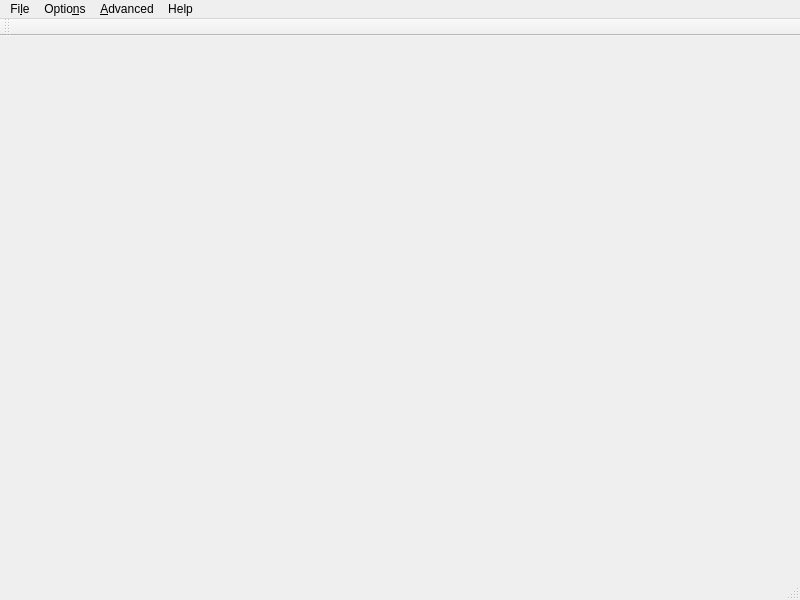
<?xml version="1.0" encoding="UTF-8"?>
<ui version="4.0">
 <class>AFMainWindow</class>
 <widget class="QMainWindow" name="AFMainWindow">
  <property name="geometry">
   <rect>
    <x>0</x>
    <y>0</y>
    <width>800</width>
    <height>600</height>
   </rect>
  </property>
  <property name="windowTitle">
   <string>MainWindow</string>
  </property>
  <widget class="QWidget" name="centralwidget"/>
  <widget class="QMenuBar" name="menubar">
   <property name="geometry">
    <rect>
     <x>0</x>
     <y>0</y>
     <width>800</width>
     <height>29</height>
    </rect>
   </property>
   <widget class="QMenu" name="menuFile">
    <property name="title">
     <string>Fi&amp;le</string>
    </property>
    <addaction name="actionNew"/>
    <addaction name="actionNew_buffers"/>
    <addaction name="actionLoad"/>
    <addaction name="actionSave"/>
    <addaction name="actionExit"/>
   </widget>
   <widget class="QMenu" name="menuHelp">
    <property name="title">
     <string>Help</string>
    </property>
    <addaction name="actionAbout"/>
    <addaction name="actionUser_guide"/>
    <addaction name="actionCheck_for_update"/>
   </widget>
   <widget class="QMenu" name="menuOptions">
    <property name="title">
     <string>Optio&amp;ns</string>
    </property>
    <addaction name="actionIonic_effects_corrections"/>
    <addaction name="actionLimit_mobility_constraints"/>
    <addaction name="actionLoad_another_database"/>
   </widget>
   <widget class="QMenu" name="menuAdvanced">
    <property name="title">
     <string>&amp;Advanced</string>
    </property>
    <addaction name="actionSet_debugging_output"/>
   </widget>
   <addaction name="menuFile"/>
   <addaction name="menuOptions"/>
   <addaction name="menuAdvanced"/>
   <addaction name="menuHelp"/>
  </widget>
  <widget class="QStatusBar" name="statusbar"/>
  <widget class="QToolBar" name="qtb_mainToolBar">
   <property name="windowTitle">
    <string>toolBar</string>
   </property>
   <attribute name="toolBarArea">
    <enum>TopToolBarArea</enum>
   </attribute>
   <attribute name="toolBarBreak">
    <bool>false</bool>
   </attribute>
  </widget>
  <action name="actionExit">
   <property name="text">
    <string>&amp;Exit</string>
   </property>
  </action>
  <action name="actionAbout">
   <property name="text">
    <string>&amp;About</string>
   </property>
  </action>
  <action name="actionNew">
   <property name="text">
    <string>&amp;New setup</string>
   </property>
  </action>
  <action name="actionLoad">
   <property name="text">
    <string>&amp;Load setup</string>
   </property>
  </action>
  <action name="actionSave">
   <property name="text">
    <string>&amp;Save setup</string>
   </property>
  </action>
  <action name="actionIonic_effects_corrections">
   <property name="text">
    <string>&amp;Ionic effects corrections</string>
   </property>
  </action>
  <action name="actionCheck_for_update">
   <property name="text">
    <string>&amp;Check for update</string>
   </property>
  </action>
  <action name="actionNew_buffers">
   <property name="text">
    <string>New &amp;buffers</string>
   </property>
  </action>
  <action name="actionSet_debugging_output">
   <property name="text">
    <string>&amp;Set debugging output</string>
   </property>
  </action>
  <action name="actionUser_guide">
   <property name="text">
    <string>&amp;User guide</string>
   </property>
  </action>
  <action name="actionLoad_another_database">
   <property name="text">
    <string>Load another database</string>
   </property>
  </action>
  <action name="actionLimit_mobility_constraints">
   <property name="text">
    <string>Limit mobility constraints</string>
   </property>
  </action>
 </widget>
 <resources/>
 <connections/>
</ui>
